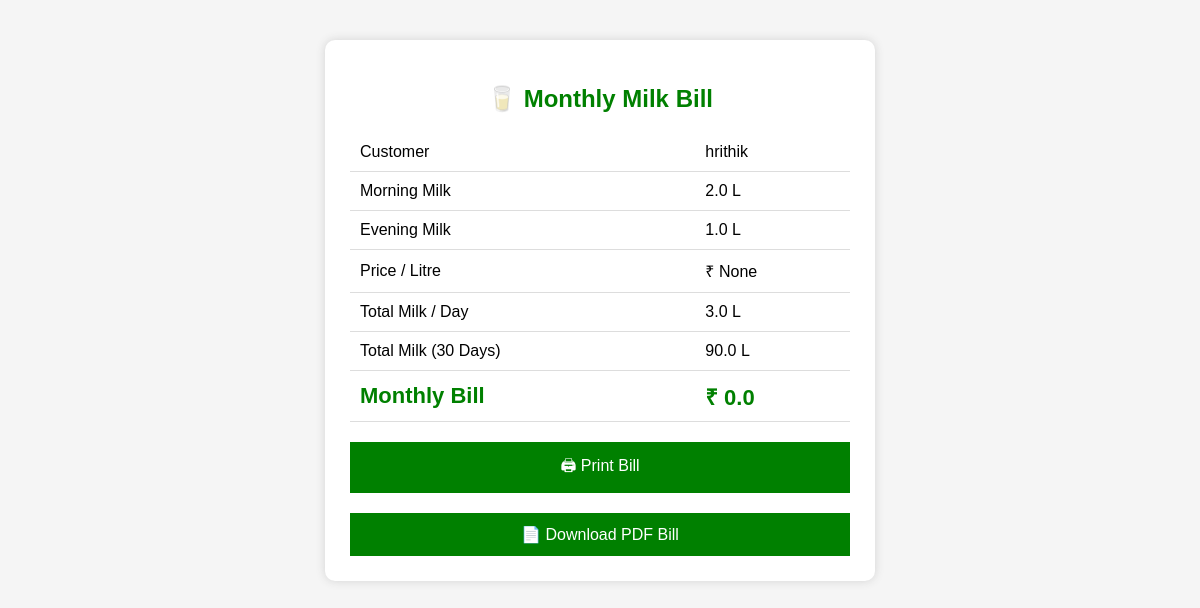
The app's page /bill/3 (signed in) with its own data.
### tables this page shows
CREATE TABLE customers (
    id INTEGER PRIMARY KEY AUTOINCREMENT,
    name TEXT NOT NULL,
    mobile TEXT,
    address TEXT,
    route TEXT,
    morning REAL,
    evening REAL,
    status TEXT
, house_no TEXT, price_per_litre REAL, start_date TEXT, latitude REAL, longitude REAL);

### app.py (the view)
@app.route("/bill/<int:id>")
def bill(id):
    if "username" not in session:
        return redirect("/")
    conn = sqlite3.connect("milk_delivery.db")
    conn.row_factory = sqlite3.Row
    cursor = conn.cursor()
    cursor.execute("SELECT * FROM customers WHERE id=?", (id,))
    customer = cursor.fetchone()
    conn.close()
    return render_template(
        "bill.html",
        customer=customer
    )

### templates/bill.html (shortened to what this page needs)
<!DOCTYPE html>
<html>
<head>
</head>
<body>
<div class="container">
<h2>🥛 Monthly Milk Bill</h2>
{% set days = 30 %}
{% set daily = customer.morning|float + customer.evening|float %}
{% set total_litres = daily * days %}
{% set total_amount = total_litres * customer.price_per_litre|float %}
<table>
<tr>
<td>Customer</td>
<td>{{ customer.name }}</td>
</tr>
<tr>
<td>Morning Milk</td>
<td>{{ customer.morning }} L</td>
</tr>
<tr>
<td>Evening Milk</td>
<td>{{ customer.evening }} L</td>
</tr>
<tr>
<td>Price / Litre</td>
<td>₹ {{ customer.price_per_litre }}</td>
</tr>
<tr>
<td>Total Milk / Day</td>
<td>{{ daily }} L</td>
</tr>
<tr>
<td>Total Milk (30 Days)</td>
<td>{{ total_litres }} L</td>
</tr>
<tr>
<td class="total">Monthly Bill</td>
<td class="total">₹ {{ total_amount }}</td>
</tr>
</table>
<button onclick="window.print()">🖨 Print Bill</button>
<a href="/download_bill/{{ customer.id }}">
    <button>📄 Download PDF Bill</button>
</a>
</div>
</body>
</html>

### templates/bill.html (style rules this page uses)
body { font-family:Arial, sans-serif; background:#f5f5f5; }
.container { width:500px; margin:40px auto; background:white; padding:25px; border-radius:10px; box-shadow:0 0 10px lightgray; }
h2 { text-align:center; color:green; }
table { width:100%; border-collapse:collapse; }
td { padding:10px; border-bottom:1px solid #ddd; }
.total { font-size:22px; color:green; font-weight:bold; }
button { width:100%; padding:12px; margin-top:20px; background:green; color:white; border:none; cursor:pointer; font-size:16px; }

### records on screen
customers: name "hrithik", morning "2.0", evening "1.0"

### other values on screen
{{ customer.price_per_litre }} "None"
{{ daily }} "3.0"
{{ total_litres }} "90.0"
{{ total_amount }} "0.0"
